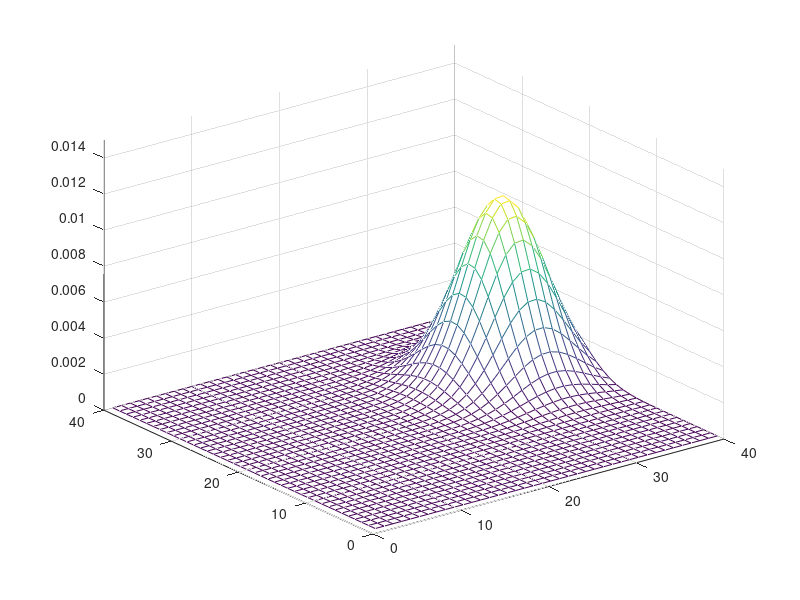
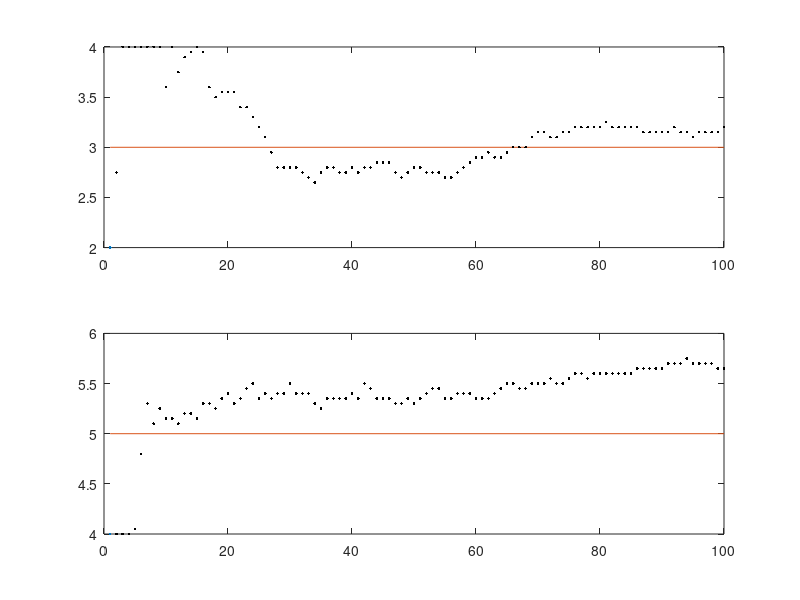

The MATLAB script that drew these images, in order:


%% Acknowledgements

% Written by:  StudentDave
%
% For licensing and usage questions e-mail:  scienceguy5000 at gmail. com

% Recursive Bayesian estimation example adapted from Michael A. Goodrich - September 3, 2004 - CS 470



%% Environment

close all; clear; clc;
set(0, 'DefaultFigureWindowStyle', 'normal');

h1=figure(1); h2=figure(2);



%% Simulation Parameters

numberOfHeardSquaks=1e2;
quailLocation=[ 3; 5 ];

% The hidden quail squawks "numberOfHeardSquaks".  For each squawk the ninja hears the quail
% at some random location.  The error between where this spot is and the physical location of the
% quail will be defined as Gaussian centered at the quail's location.  The standard deviation of this
% 2-dimensional Gaussion distribution is 2 in both dimensions.

n=2*randn(2,numberOfHeardSquaks); % Create vector of iterative squawks with a standard deviation of 2.
x=zeros(2,numberOfHeardSquaks); % x will be the initialized variable for where the ninja thinks he hears the quail.

%center the gaussian random swarks around the point where the quail
%actually is. and plot
figure(1);

%make the plot prettier
h=plot(quailLocation(1),quailLocation(2),'r.');  % Plot where the quail actually is
set(h,'markersize',40, 'linewidth',3); % make pretty
axis([0,10,0,10]);  % make pretty
hold off;
hold on
for i=1:numberOfHeardSquaks
    x(:,i)=quailLocation+n(:,i);
    plot(x(1,i),x(2,i),'k.','markersize',10);
end;




%now, we do Ninja bayes!

%define the locations the quail can be at
Sa=[2:0.05:4];
Sb=[4:0.05:6];


%no bias, no prior knowledge, uniform distribution
L=length(Sa);
Pr=ones(L,L); % Initialize all one --> uniform prior
Po=ones(L,L); %duplicate for iterative update

%bias the prior toward the quail
%figure(1);mesh(centered_prior), axis([0 40 0 40 0 0.015])
%Po = centered_prior;
%Pr = centered_prior;

%bias the prior away from the quail
%figure(1);mesh(off_centered_prior), axis([0 40 0 40 0 0.015])
%Po = off_centered_prior;
%Pr = off_centered_prior;

Pr=Pr/sum(sum(Pr)); % Turn the prior into a pmf by dividing by the sum.
Po=Po/sum(sum(Po)); % Each value is now 1/(number of states), so it all sums to one.
figure(1);clf;mesh(Po), axis([0 40 0 40 0 0.015])






%%iterative bayes

[a,b]=find(Po==max(max(Po)));  % Pull out the indices at which Po achieves its max to start.
sest=[Sa(a);Sb(b)];  % The best estimate of the true state to start.
figure(1);
clf
figure(2);
clf
subplot(211); plot(1,sest(1)); hold on;
line([1,numberOfHeardSquaks],[quailLocation(1),quailLocation(1)]); % Draw a line at the location of the x dimension.
subplot(212); plot(1,sest(2)); hold on;
line([1,numberOfHeardSquaks],[quailLocation(2),quailLocation(2)]); % Draw a line at the location of the y dimension.

K=[4,0;0,4]; % covariance matrix for making a 2-D gaussian
for (n=2:length(x));
    Pr=Po; %store the posterior to the prior.
    m=0*Pr;   
    %likelihood
    % look at each location, assume that the given location is
    % is there quail is, and get the likelihood of the data x(:,n) assuming
    % 2-d gaussian noise
    for (i=1:length(Pr))
       for (j=1:length(Pr))
           me=[Sa(i);Sb(j)];
           m(i,j) = 1/sqrt((2*pi)^2*det(K)) * exp(-(x(:,n)-me)'*inv(K)*(x(:,n)-me)/2); %Compute likelihood           
           m(i,j) = m(i,j) * Pr(i,j); % Combine this likelihood with the prior   
       end;
    end;
    Po=m/sum(sum(m)); %normalize this distribution to make it a proper probability distribution.
    figure(1);mesh(Po), axis([0 40 0 40 0 0.015]) %plot it
    figure(2);
    [a,b]=find(Po==max(max(Po)));  % Get the peak value; it's most likely location of the Quail.
    sest=[Sa(a);Sb(b)];  %A store the coordinates of this location in the bushes
    subplot(211);plot(n,sest(1),'k.');axis([0 numberOfHeardSquaks 2 4 ])
    subplot(212); plot(n,sest(2),'k.');axis([0 numberOfHeardSquaks 4 6 ])
%     pause
end;  
subplot(211); hold off;
subplot(212); hold off;
